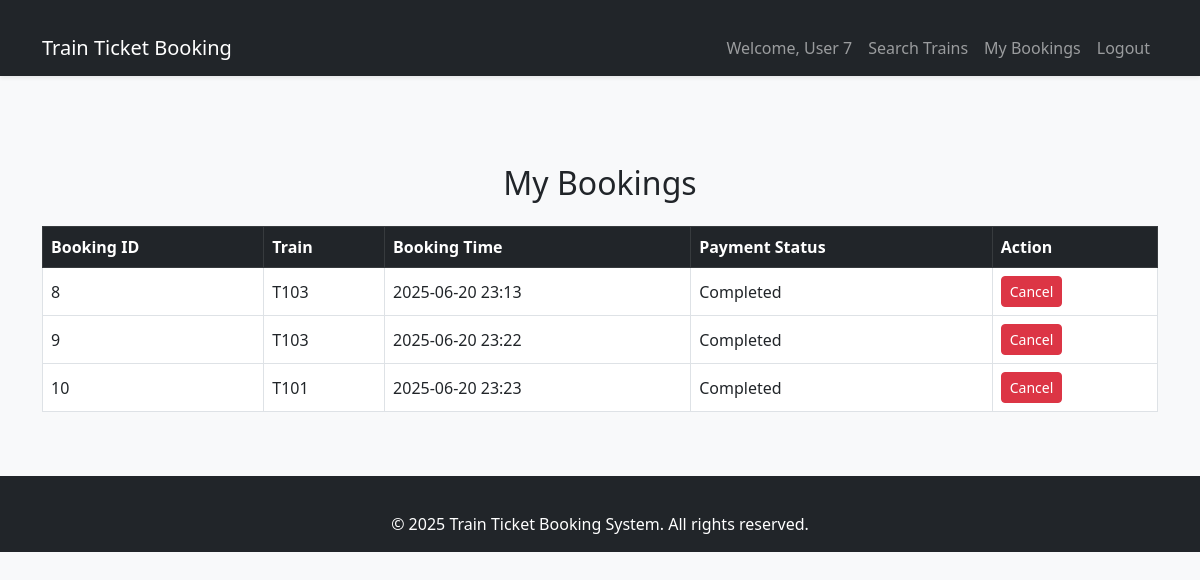
/booking_history (signed in), run on an earlier commit of the app's database.
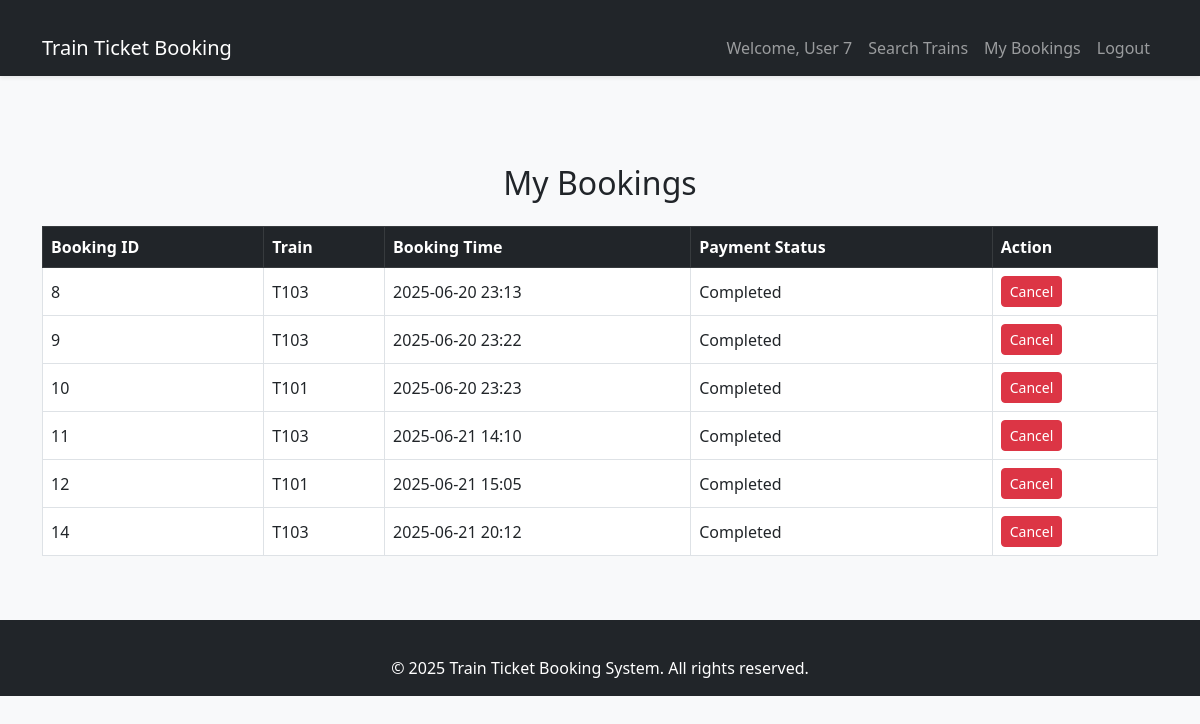
And on a later commit of the database.
### models.py (models this page shows)
class Booking(db.Model):
    id = db.Column(db.Integer, primary_key=True)
    user_id = db.Column(db.Integer, db.ForeignKey('user.id'), nullable=False)
    train_id = db.Column(db.String(10), db.ForeignKey('train.id'), nullable=False)
    booking_time = db.Column(db.DateTime, nullable=False)
    payment_status = db.Column(db.String(20), nullable=False)

### app.py (the view)
@app.route('/booking_history')
def booking_history():
    if 'user_id' not in session:
        flash('Please log in first.')
        return redirect(url_for('login'))
    bookings = Booking.query.filter_by(user_id=session['user_id']).all()
    return render_template('booking_history.html', bookings=bookings)

### templates/booking_history.html
{% extends "base.html" %}
{% block content %}
<div class="row">
  <div class="col">
    <h2 class="mb-4 text-center">My Bookings</h2>
    {% if bookings %}
      <div class="table-responsive">
      <table class="table table-bordered table-hover">
        <thead class="table-dark">
          <tr>
            <th>Booking ID</th>
            <th>Train</th>
            <th>Booking Time</th>
            <th>Payment Status</th>
            <th>Action</th>
          </tr>
        </thead>
        <tbody>
          {% for booking in bookings %}
            <tr>
              <td>{{ booking.id }}</td>
              <td>{{ booking.train_id }}</td>
              <td>{{ booking.booking_time.strftime('%Y-%m-%d %H:%M') }}</td>
              <td>{{ booking.payment_status }}</td>
              <td>
                <a href="{{ url_for('cancel', booking_id=booking.id) }}" class="btn btn-danger btn-sm">Cancel</a>
              </td>
            </tr>
          {% endfor %}
        </tbody>
      </table>
      </div>
    {% else %}
      <p class="text-center">No bookings found.</p>
    {% endif %}
  </div>
</div>
{% endblock %}

### templates/base.html (shortened to what this page needs)
<!DOCTYPE html>
<html lang="en">
<head>
  <link href="https://cdn.jsdelivr.net/npm/bootstrap@5.3.0/dist/css/bootstrap.min.css" rel="stylesheet">
  <link rel="stylesheet" href="{{ url_for('static', filename='style.css') }}">
</head>
<body>
  <nav class="navbar navbar-expand-lg navbar-dark bg-dark shadow-sm">
    <div class="container">
      <a class="navbar-brand" href="{{ url_for('home') }}">Train Ticket Booking</a>
      <div class="collapse navbar-collapse" id="navbarNav">
        <ul class="navbar-nav ms-auto">
          {% if session.get('user_id') %}
            <li class="nav-item"><span class="nav-link">Welcome, User {{ session['user_id'] }}</span></li>
            <li class="nav-item"><a class="nav-link" href="{{ url_for('search') }}">Search Trains</a></li>
            <li class="nav-item"><a class="nav-link" href="{{ url_for('booking_history') }}">My Bookings</a></li>
            <li class="nav-item"><a class="nav-link" href="{{ url_for('logout') }}">Logout</a></li>
          {% else %}
            <li class="nav-item"><a class="nav-link" href="{{ url_for('login') }}">Login</a></li>
            <li class="nav-item"><a class="nav-link" href="{{ url_for('register') }}">Register</a></li>
          {% endif %}
        </ul>
      </div>
    </div>
  </nav>
  <div class="container mt-4">
  </div>
  <div class="container mt-4">
    {% block content %}{% endblock %}
  </div>
  <footer class="footer bg-dark text-white mt-5 py-3">
    <div class="container text-center">
      <p class="mb-0">&copy; 2025 Train Ticket Booking System. All rights reserved.</p>
    </div>
  </footer>
</body>
</html>

### static/style.css (style rules this page uses)
body { background-color: #f8f9fa; font-family: "Segoe UI", Tahoma, Geneva, Verdana, sans-serif; }
.navbar { margin-bottom: 20px; }
.container { padding-top: 20px; }
.table th, .table td { vertical-align: middle; }

What changed in the data, as far as the page shows it:
added Booking: id "11", train_id "T103", booking_time "2025-06-21 14:10", payment_status "Completed"
added Booking: id "12", train_id "T101", booking_time "2025-06-21 15:05", payment_status "Completed"
added Booking: id "14", train_id "T103", booking_time "2025-06-21 20:12", payment_status "Completed"
